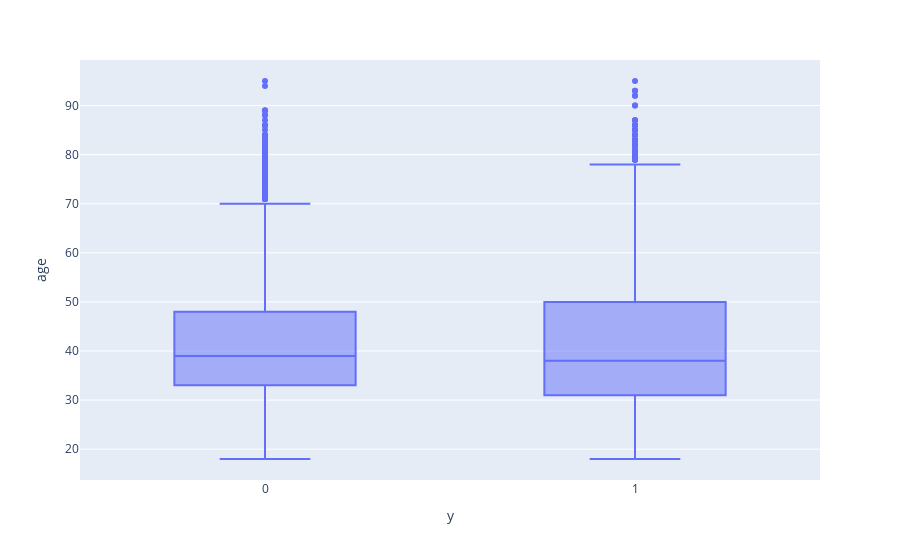

This figure's notebook cell:
### Code cell
box = px.box(df, x="y", y="age")
box.show()

### Figure 1 — Plotly figure (JSON) as saved in the notebook; plotly's stock layout.template omitted (floating-point values rounded to 4 significant figures; data arrays with more than 128 entries replaced by an {"elided": "..."} marker saying what was removed)
{"data": [{"alignmentgroup": "True", "hovertemplate": "y=%{x}<br>age=%{y}<extra></extra>", "legendgroup": "", "marker": {"color": "#636efa"}, "name": "", "notched": false, "offsetgroup": "", "orientation": "v", "showlegend": false, "type": "box", "x": {"elided": "45211 int values"}, "x0": " ", "xaxis": "x", "y": {"elided": "45211 int values"}, "y0": " ", "yaxis": "y"}], "layout": {"boxmode": "group", "legend": {"tracegroupgap": 0}, "margin": {"t": 60}, "xaxis": {"anchor": "y", "domain": [0, 1], "title": {"text": "y"}}, "yaxis": {"anchor": "x", "domain": [0, 1], "title": {"text": "age"}}}}
